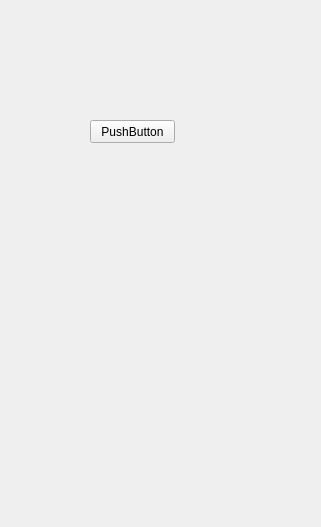
<?xml version="1.0" encoding="UTF-8"?>
<ui version="4.0">
 <class>Form</class>
 <widget class="QWidget" name="Form">
  <property name="geometry">
   <rect>
    <x>0</x>
    <y>0</y>
    <width>321</width>
    <height>527</height>
   </rect>
  </property>
  <property name="minimumSize">
   <size>
    <width>321</width>
    <height>527</height>
   </size>
  </property>
  <property name="maximumSize">
   <size>
    <width>321</width>
    <height>527</height>
   </size>
  </property>
  <property name="windowTitle">
   <string>Dry Eye Syndrome Self Diagnosis</string>
  </property>
  <property name="windowIcon">
   <iconset>
    <normaloff>Dry Eye Syndrome Self Diagnosis icon.jpg</normaloff>Dry Eye Syndrome Self Diagnosis icon.jpg</iconset>
  </property>
  <widget class="QPushButton" name="pushButton">
   <property name="geometry">
    <rect>
     <x>90</x>
     <y>120</y>
     <width>85</width>
     <height>23</height>
    </rect>
   </property>
   <property name="text">
    <string>PushButton</string>
   </property>
  </widget>
 </widget>
 <resources/>
 <connections/>
</ui>
